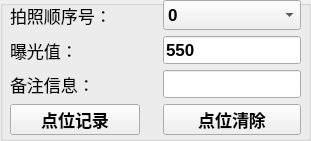
   <widget class="QGroupBox" name="groupBox_6">
    <property name="geometry">
     <rect>
      <x>790</x>
      <y>460</y>
      <width>311</width>
      <height>141</height>
     </rect>
    </property>
    <property name="title">
     <string/>
    </property>
    <widget class="QWidget" name="layoutWidget_4">
     <property name="geometry">
      <rect>
       <x>10</x>
       <y>0</y>
       <width>291</width>
       <height>135</height>
      </rect>
     </property>
     <layout class="QGridLayout" name="gridLayout_5">
      <property name="horizontalSpacing">
       <number>23</number>
      </property>
      <item row="1" column="1">
       <widget class="QLineEdit" name="telecentricExposeTime">
        <property name="font">
         <font>
          <pointsize>13</pointsize>
          <weight>75</weight>
          <bold>true</bold>
         </font>
        </property>
        <property name="text">
         <string>550</string>
        </property>
       </widget>
      </item>
      <item row="0" column="1">
       <widget class="QComboBox" name="telecentricSequence">
        <property name="minimumSize">
         <size>
          <width>0</width>
          <height>30</height>
         </size>
        </property>
        <property name="font">
         <font>
          <pointsize>13</pointsize>
          <weight>75</weight>
          <bold>true</bold>
         </font>
        </property>
        <item>
         <property name="text">
          <string>0</string>
         </property>
        </item>
        <item>
         <property name="text">
          <string>1</string>
         </property>
        </item>
        <item>
         <property name="text">
          <string>2</string>
         </property>
        </item>
        <item>
         <property name="text">
          <string>3</string>
         </property>
        </item>
        <item>
         <property name="text">
          <string>4</string>
         </property>
        </item>
        <item>
         <property name="text">
          <string>5</string>
         </property>
        </item>
        <item>
         <property name="text">
          <string>6</string>
         </property>
        </item>
        <item>
         <property name="text">
          <string>7</string>
         </property>
        </item>
        <item>
         <property name="text">
          <string>8</string>
         </property>
        </item>
        <item>
         <property name="text">
          <string>9</string>
         </property>
        </item>
        <item>
         <property name="text">
          <string>10</string>
         </property>
        </item>
        <item>
         <property name="text">
          <string>11</string>
         </property>
        </item>
        <item>
         <property name="text">
          <string>12</string>
         </property>
        </item>
        <item>
         <property name="text">
          <string>13</string>
         </property>
        </item>
        <item>
         <property name="text">
          <string>14</string>
         </property>
        </item>
        <item>
         <property name="text">
          <string>15</string>
         </property>
        </item>
        <item>
         <property name="text">
          <string>16</string>
         </property>
        </item>
        <item>
         <property name="text">
          <string>17</string>
         </property>
        </item>
        <item>
         <property name="text">
          <string>18</string>
         </property>
        </item>
        <item>
         <property name="text">
          <string>19</string>
         </property>
        </item>
        <item>
         <property name="text">
          <string>20</string>
         </property>
        </item>
        <item>
         <property name="text">
          <string>21</string>
         </property>
        </item>
        <item>
         <property name="text">
          <string>22</string>
         </property>
        </item>
        <item>
         <property name="text">
          <string>23</string>
         </property>
        </item>
        <item>
         <property name="text">
          <string>24</string>
         </property>
        </item>
        <item>
         <property name="text">
          <string>25</string>
         </property>
        </item>
        <item>
         <property name="text">
          <string>26</string>
         </property>
        </item>
        <item>
         <property name="text">
          <string>27</string>
         </property>
        </item>
        <item>
         <property name="text">
          <string>28</string>
         </property>
        </item>
        <item>
         <property name="text">
          <string>29</string>
         </property>
        </item>
       </widget>
      </item>
      <item row="1" column="0">
       <widget class="QLabel" name="label_30">
        <property name="font">
         <font>
          <pointsize>13</pointsize>
         </font>
        </property>
        <property name="text">
         <string>曝光值：</string>
        </property>
       </widget>
      </item>
      <item row="0" column="0">
       <widget class="QLabel" name="label_32">
        <property name="font">
         <font>
          <pointsize>13</pointsize>
         </font>
        </property>
        <property name="text">
         <string>拍照顺序号：</string>
        </property>
       </widget>
      </item>
      <item row="4" column="0">
       <widget class="QPushButton" name="telecentricPostionRecord">
        <property name="minimumSize">
         <size>
          <width>130</width>
          <height>30</height>
         </size>
        </property>
        <property name="font">
         <font>
          <pointsize>13</pointsize>
          <weight>75</weight>
          <bold>true</bold>
         </font>
        </property>
        <property name="text">
         <string>点位记录</string>
        </property>
       </widget>
      </item>
      <item row="4" column="1">
       <widget class="QPushButton" name="telecentricPostionClear">
        <property name="minimumSize">
         <size>
          <width>130</width>
          <height>30</height>
         </size>
        </property>
        <property name="font">
         <font>
          <pointsize>13</pointsize>
          <weight>75</weight>
          <bold>true</bold>
         </font>
        </property>
        <property name="text">
         <string>点位清除</string>
        </property>
       </widget>
      </item>
      <item row="2" column="0">
       <widget class="QLabel" name="label_36">
        <property name="font">
         <font>
          <pointsize>13</pointsize>
         </font>
        </property>
        <property name="text">
         <string>备注信息：</string>
        </property>
       </widget>
      </item>
      <item row="2" column="1">
       <widget class="QLineEdit" name="telecentricPostionNote">
        <property name="font">
         <font>
          <pointsize>13</pointsize>
          <weight>75</weight>
          <bold>true</bold>
         </font>
        </property>
        <property name="text">
         <string/>
        </property>
       </widget>
      </item>
     </layout>
    </widget>
   </widget>
